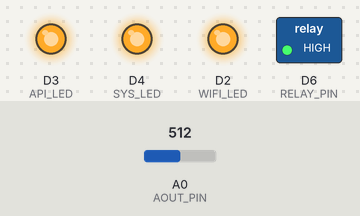
Bench run of a program on a simulated ESP8266 (NodeMCU). On the bench: switched loads named in the program (green lamp = pin HIGH), output pins drawn as LEDs (lit = HIGH). Inputs (shaded band) come from the test bench; at power-on: A0 (AOUT_PIN) = 512. WiFi joins after 1.5 s; servers stay silent unless stated; uploads are accepted with an empty reply; what the program prints to the serial monitor is not drawn.

Above: at 3.2 s.
3.3 s: A0 (AOUT_PIN) set to 417
17.3 s: A0 (AOUT_PIN) set to 391
28.7 s: A0 (AOUT_PIN) set to 410
At 29.7 s:
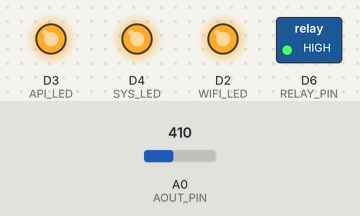
40.1 s: A0 (AOUT_PIN) set to 390
At 48.9 s:
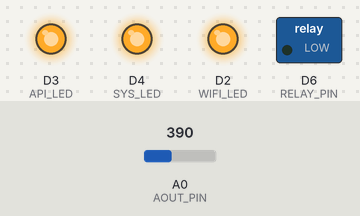
51.5 s: A0 (AOUT_PIN) set to 511
At 64.0 s:
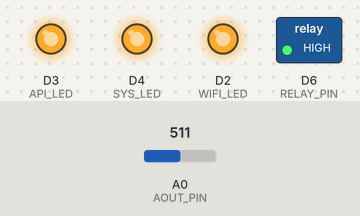
Timing chart, 0 to 65.3 s (numbered marks = the images above; inputs shaded):
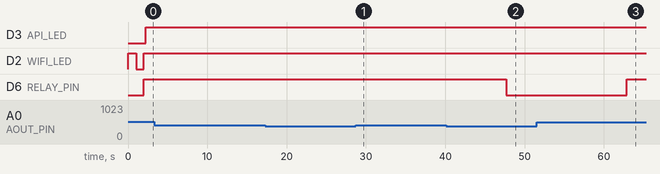

The program:

main.cpp
```cpp
#include <Arduino.h>
#include <ESP8266WiFi.h>
#include <ESP8266HTTPClient.h>

#define AOUT_PIN A0   // Soil moisture sensor pin
#define RELAY_PIN D6  // Relay module pin for water pump

// LED Pins
#define WIFI_LED D2  // Blue LED (WiFi status)
#define API_LED D3   // Red LED (API status)
#define SYS_LED D4   // Green LED (System working well)

const char* ssid = "bjaynet";
const char* password = "bjay1010..";
const char* server = "http://192.168.43.51:5000/save_data"; // Your PHP API endpoint

void setup() {
    Serial.begin(9600);
    Serial.println("\nInitializing Automated Plant Watering System...");

    // Set up pins
    pinMode(RELAY_PIN, OUTPUT);
    pinMode(API_LED, OUTPUT);
    pinMode(SYS_LED, OUTPUT);

    // Connect to WiFi
    Serial.println("\nConnecting to WiFi...");
    pinMode(WIFI_LED, OUTPUT);
    digitalWrite(WIFI_LED, LOW);  // Start with LED OFF

    WiFi.begin(ssid, password);

    int attempt = 0;
    while (WiFi.status() != WL_CONNECTED) {
        digitalWrite(WIFI_LED, !digitalRead(WIFI_LED)); // Blink LED while connecting
        Serial.print(".");
        delay(1000);

        attempt++;
        if (attempt > 15) { // Stop after 15 attempts
            Serial.println("\n❌ WiFi Connection Failed!");
            digitalWrite(WIFI_LED, LOW); // Keep LED OFF if not connected
            return;
        }
    }

    digitalWrite(WIFI_LED, HIGH);  // WiFi Connected, LED ON
    Serial.println("\n✅ WiFi Connected!");
    Serial.print("Device IP Address: ");
    Serial.println(WiFi.localIP());

    digitalWrite(RELAY_PIN, HIGH); // Ensure pump is off initially
    digitalWrite(SYS_LED, HIGH);   // System is ON
    digitalWrite(API_LED, LOW);    // Default API LED OFF
}

void loop() {
    // Keep checking if WiFi is still connected
    if (WiFi.status() != WL_CONNECTED) {
        Serial.println("⚠️ WiFi Disconnected!");
        digitalWrite(WIFI_LED, LOW); // Turn off LED if disconnected
    } else {
        digitalWrite(WIFI_LED, HIGH); // Keep LED ON if connected
    }

    int moisture = analogRead(AOUT_PIN); // Read soil moisture

    Serial.print("\nMoisture Level: ");
    Serial.println(moisture);


    // Control water pump based on soil moisture
    if (moisture < 400) {
        digitalWrite(RELAY_PIN, LOW); // Turn ON pump
        Serial.println("Water Pump: ON (Soil is dry)");
    } else {
        digitalWrite(RELAY_PIN, HIGH); // Turn OFF pump
        Serial.println("Water Pump: OFF (Soil is moist)");
    }

    // Send data to server
    WiFiClient client;
    HTTPClient http;

    String url = String(server) + "?moisture=" + moisture;
    http.begin(client, url);
    int httpCode = http.GET();

    if (httpCode > 0) {
        Serial.println("✅ Data sent to server successfully!");
        digitalWrite(API_LED, HIGH);  // Data sent successfully
    } else {
        Serial.println("❌ Failed to send data to server.");
        for (int i = 0; i < 3; i++) { // Blink API LED 3 times
            digitalWrite(API_LED, HIGH);
            delay(300);
            digitalWrite(API_LED, LOW);
            delay(300);
        }
    }
    http.end();

    delay(15000); // Delay before next reading
}
```

Measured:
- after the input at 3.3 s, every drawn part: stays the same
- after the input at 17.3 s, every drawn part: stays the same
- after the input at 28.7 s, D6 (RELAY_PIN): stays HIGH (without the input it goes to LOW after 3.8 s)
- after the input at 40.1 s, D6 (RELAY_PIN): HIGH → LOW after 7.6 s
- after the input at 51.5 s, D6 (RELAY_PIN): LOW → HIGH after 11.4 s
